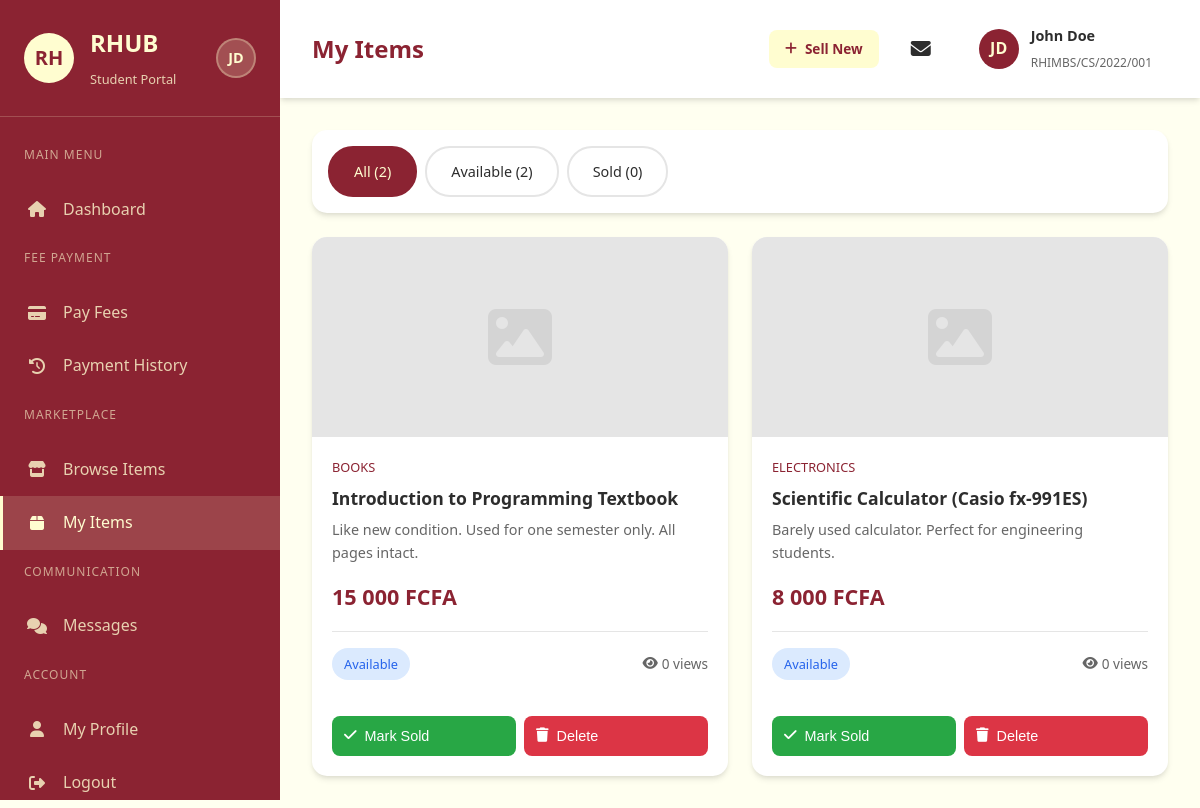
Page /my-items.php (signed in) on the committed database.
### tables this page shows
CREATE TABLE IF NOT EXISTS users (
    id INT AUTO_INCREMENT PRIMARY KEY,
    full_name VARCHAR(100) NOT NULL,
    email VARCHAR(100) NOT NULL UNIQUE,
    password VARCHAR(255) NOT NULL,
    department VARCHAR(100) NOT NULL,
    level VARCHAR(50) NOT NULL,
    matricule VARCHAR(50) NOT NULL UNIQUE,
    phone VARCHAR(20) DEFAULT NULL,
    profile_image VARCHAR(255) DEFAULT NULL,
    is_active TINYINT(1) DEFAULT 1,
    created_at TIMESTAMP DEFAULT CURRENT_TIMESTAMP,
    updated_at TIMESTAMP DEFAULT CURRENT_TIMESTAMP ON UPDATE CURRENT_TIMESTAMP,
    INDEX idx_email (email),
    INDEX idx_matricule (matricule)
);

CREATE TABLE IF NOT EXISTS marketplace_items (
    id INT AUTO_INCREMENT PRIMARY KEY,
    seller_id INT NOT NULL,
    buyer_id INT DEFAULT NULL,
    title VARCHAR(150) NOT NULL,
    description TEXT NOT NULL,
    price DECIMAL(12, 2) NOT NULL,
    category VARCHAR(50) NOT NULL,
    item_condition ENUM('new', 'like_new', 'good', 'fair', 'used') DEFAULT 'used',
    image_url VARCHAR(255) DEFAULT NULL,
    status ENUM('available', 'reserved', 'sold') DEFAULT 'available',
    views INT DEFAULT 0,
    sold_at TIMESTAMP NULL,
    created_at TIMESTAMP DEFAULT CURRENT_TIMESTAMP,
    updated_at TIMESTAMP DEFAULT CURRENT_TIMESTAMP ON UPDATE CURRENT_TIMESTAMP,
    FOREIGN KEY (seller_id) REFERENCES users(id) ON DELETE CASCADE,
    FOREIGN KEY (buyer_id) REFERENCES users(id) ON DELETE SET NULL,
    INDEX idx_seller_id (seller_id),
    INDEX idx_status (status),
    INDEX idx_category (category)
);

### config/database.php (called while the page is built, shortened)
<?php
require_once __DIR__ . '/../includes/helpers.php';
function getCurrentStudentId() {
    return $_SESSION['student_id'] ?? null;
}
function formatCurrency($amount) {
    return number_format($amount, 0, ',', ' ') . ' FCFA';
}
?>

### includes/helpers.php (called while the page is built, shortened)
<?php
function getUserAvatar($user) {
    return null;
}
function getUserInitials($fullName) {
    $names = explode(' ', $fullName);
    $initials = '';
    foreach ($names as $name) {
        $initials .= strtoupper(substr($name, 0, 1));
        if (strlen($initials) >= 2) break;
    }
    return $initials;
}
?>

### my-items.php (the view, shortened to what this page needs)
<?php
require_once 'config/database.php';
$conn = getDBConnection();
$student_id = getCurrentStudentId();
$stmt = $conn->prepare("SELECT * FROM users WHERE id = ?");
$stmt->bind_param("i", $student_id);
$stmt->execute();
$user = $stmt->get_result()->fetch_assoc();
$status_filter = isset($_GET['status']) ? sanitize($_GET['status']) : 'all';
$query = "SELECT * FROM marketplace_items WHERE seller_id = ?";
$query .= " ORDER BY created_at DESC";
$stmt = $conn->prepare($query);
$stmt->bind_param("i", $student_id);
$stmt->execute();
$items = $stmt->get_result();
$stmt = $conn->prepare("SELECT status, COUNT(*) as count FROM marketplace_items WHERE seller_id = ? GROUP BY status");
$stmt->bind_param("i", $student_id);
$stmt->execute();
$counts = $stmt->get_result();
$status_counts = ['available' => 0, 'sold' => 0];
while ($row = $counts->fetch_assoc()) {
    $status_counts[$row['status']] = $row['count'];
}
$total_count = $status_counts['available'] + $status_counts['sold'];
?>
<!DOCTYPE html>
<html lang="en">
<head>
    <link rel="stylesheet" href="assets/css/style.css">
    <link rel="stylesheet" href="assets/css/dashboard.css">
    <link rel="stylesheet" href="assets/css/marketplace.css">
    <link rel="stylesheet" href="https://cdnjs.cloudflare.com/ajax/libs/font-awesome/6.4.0/css/all.min.css">
</head>
<body>
    <div class="dashboard-wrapper">
        <?php include 'includes/sidebar.php'; ?>
        <div class="main-content">
            <header class="top-header">
                <div class="header-left">
                    <h1 class="page-title">My Items</h1>
                </div>
                <div class="header-right">
                    <a href="sell-item.php" class="btn btn-primary btn-sm">
                        <i class="fas fa-plus"></i> Sell New
                    </a>
                    <a href="messages.php" class="notification-btn">
                        <i class="fas fa-envelope"></i>
                    </a>
                    <div class="user-profile">
                        <div class="user-avatar">
                            <?php $currentAvatar = getUserAvatar($user); ?>
                            <?php if ($currentAvatar): ?>
                                <img src="<?php echo htmlspecialchars($currentAvatar); ?>" alt="Profile" style="width: 100%; height: 100%; border-radius: 50%; object-fit: cover;">
                            <?php else: ?>
                                <?php echo getUserInitials($user['full_name']); ?>
                            <?php endif; ?>
                        </div>
                        <div class="user-info">
                            <h4><?php echo htmlspecialchars($user['full_name']); ?></h4>
                            <span><?php echo htmlspecialchars($user['matricule'] ?? ''); ?></span>
                        </div>
                    </div>
                </div>
            </header>
            <div class="dashboard-content">
                <div class="content-card" style="margin-bottom: 1.5rem;">
                    <div class="card-body" style="padding: 1rem;">
                        <div class="my-items-header">
                            <div class="tab-buttons">
                                <a href="?status=all" class="tab-btn <?php echo $status_filter === 'all' ? 'active' : ''; ?>">
                                    All (<?php echo $total_count; ?>)
                                </a>
                                <a href="?status=available" class="tab-btn <?php echo $status_filter === 'available' ? 'active' : ''; ?>">
                                    Available (<?php echo $status_counts['available']; ?>)
                                </a>
                                <a href="?status=sold" class="tab-btn <?php echo $status_filter === 'sold' ? 'active' : ''; ?>">
                                    Sold (<?php echo $status_counts['sold']; ?>)
                                </a>
                            </div>
                        </div>
                    </div>
                </div>
                <?php if ($items->num_rows > 0): ?>
                    <div class="items-grid">
                        <?php while ($item = $items->fetch_assoc()): ?>
                            <div class="item-card">
                                <div class="item-image">
                                    <?php if ($item['image_url'] && $item['image_url'] !== 'no-image.png'): ?>
                                        <img src="uploads/items/<?php echo htmlspecialchars($item['image_url']); ?>" alt="<?php echo htmlspecialchars($item['title']); ?>">
                                    <?php else: ?>
                                        <i class="fas fa-image no-image"></i>
                                    <?php endif; ?>
                                </div>
                                <div class="item-details">
                                    <span class="item-category"><?php echo htmlspecialchars($item['category']); ?></span>
                                    <h4><?php echo htmlspecialchars($item['title']); ?></h4>
                                    <p class="item-description"><?php echo htmlspecialchars($item['description']); ?></p>
                                    <div class="item-price"><?php echo formatCurrency($item['price']); ?></div>
                                    <div class="item-meta">
                                        <span class="status-badge <?php echo $item['status']; ?>">
                                            <?php echo ucfirst($item['status']); ?>
                                        </span>
                                        <div class="item-views">
                                            <i class="fas fa-eye"></i>
                                            <?php echo $item['views']; ?> views
                                        </div>
                                    </div>
                                </div>
                                <div class="item-actions">
                                    <?php if ($item['status'] === 'available'): ?>
                                        <form method="POST" action="" style="flex: 1;" onsubmit="return confirm('Mark this item as sold?');">
                                            <button type="submit" class="btn btn-success" style="width: 100%;">
                                                <i class="fas fa-check"></i> Mark Sold
                                            </button>
                                        </form>
                                    <?php endif; ?>
                                    <form method="POST" action="" style="flex: 1;" onsubmit="return confirm('Are you sure you want to delete this item?');">
                                        <button type="submit" class="btn btn-danger" style="width: 100%;">
                                            <i class="fas fa-trash"></i> Delete
                                        </button>
                                    </form>
                                </div>
                            </div>
                        <?php endwhile; ?>
                    </div>
                <?php endif; ?>
            </div>
        </div>
    </div>
</body>
</html>

### includes/sidebar.php (shortened to what this page needs)
<?php
require_once 'helpers.php';
$current_page = basename($_SERVER['PHP_SELF']);
?>
<aside class="sidebar" id="sidebar">
    <div class="sidebar-header">
        <div class="sidebar-logo">RH</div>
        <div class="sidebar-brand">
            <h2>RHUB</h2>
            <span>Student Portal</span>
        </div>
        <div class="sidebar-user">
            <?php
            $user = [
                'id' => $_SESSION['student_id'],
                'full_name' => $_SESSION['student_name'],
                'profile_image' => $_SESSION['student_image'] ?? null,
                'matricule' => $_SESSION['student_matricule'] ?? null,
                'department' => $_SESSION['student_department'] ?? null,
                'level' => $_SESSION['student_level'] ?? null,
            ];
            $currentAvatar = getUserAvatar($user);
            ?>
            <?php if ($currentAvatar): ?>
                <img src="<?php echo htmlspecialchars($currentAvatar); ?>" alt="Profile" class="sidebar-profile-img">
            <?php else: ?>
                <div class="sidebar-profile-placeholder"><?php echo getUserInitials($user['full_name']); ?></div>
            <?php endif; ?>
        </div>
    </div>
    <nav class="sidebar-nav">
        <div class="nav-section">
            <span class="nav-section-title">Main Menu</span>
        </div>
        <a href="dashboard.php" class="nav-item <?php echo $current_page == 'dashboard.php' ? 'active' : ''; ?>">
            <i class="fas fa-home"></i>
            <span>Dashboard</span>
        </a>
        <div class="nav-section">
            <span class="nav-section-title">Fee Payment</span>
        </div>
        <a href="fees.php" class="nav-item <?php echo $current_page == 'fees.php' ? 'active' : ''; ?>">
            <i class="fas fa-credit-card"></i>
            <span>Pay Fees</span>
        </a>
        <a href="payment-history.php" class="nav-item <?php echo $current_page == 'payment-history.php' ? 'active' : ''; ?>">
            <i class="fas fa-history"></i>
            <span>Payment History</span>
        </a>
        <div class="nav-section">
            <span class="nav-section-title">Marketplace</span>
        </div>
        <a href="marketplace.php" class="nav-item <?php echo $current_page == 'marketplace.php' ? 'active' : ''; ?>">
            <i class="fas fa-store"></i>
            <span>Browse Items</span>
        </a>
        <a href="my-items.php" class="nav-item <?php echo $current_page == 'my-items.php' ? 'active' : ''; ?>">
            <i class="fas fa-box"></i>
            <span>My Items</span>
        </a>
        <div class="nav-section">
            <span class="nav-section-title">Communication</span>
        </div>
        <a href="messages.php" class="nav-item <?php echo $current_page == 'messages.php' ? 'active' : ''; ?>">
            <i class="fas fa-comments"></i>
            <span>Messages</span>
        </a>
        <div class="nav-section">
            <span class="nav-section-title">Account</span>
        </div>
        <a href="profile.php" class="nav-item <?php echo $current_page == 'profile.php' ? 'active' : ''; ?>">
            <i class="fas fa-user"></i>
            <span>My Profile</span>
        </a>
        <a href="logout.php" class="nav-item">
            <i class="fas fa-sign-out-alt"></i>
            <span>Logout</span>
        </a>
    </nav>
</aside>

### assets/css/style.css (style rules this page uses)
:root { --brick-red: #8B2332; --brick-red-dark: #6B1A26; --brick-red-light: #A43D4B; --cream-white: #FFFDD0; --cream-light: #FFFFF0; --text-dark: #2D2D2D; --text-light: #666666; --white: #FFFFFF; --gray-100: #F5F5F5; --gray-200: #E5E5E5; --gray-300: #D4D4D4; --success: #28A745; --warning: #FFC107; --danger: #DC3545; --mtn-yellow: #FFCC00; --orange-color: #FF6600; --shadow: 0 4px 6px -1px rgba(0, 0, 0, 0.1), 0 2px 4px -1px rgba(0, 0, 0, 0.06); --shadow-lg: 0 10px 15px -3px rgba(0, 0, 0, 0.1), 0 4px 6px -2px rgba(0, 0, 0, 0.05); --transition: all 0.3s ease; }
* { margin: 0; padding: 0; box-sizing: border-box; }
body { font-family: 'Segoe UI', Tahoma, Geneva, Verdana, sans-serif; background-color: var(--cream-light); color: var(--text-dark); line-height: 1.6; }
a { text-decoration: none; color: inherit; }
.btn { padding: 1rem 2rem; border-radius: 50px; font-weight: 600; font-size: 1rem; cursor: pointer; transition: var(--transition); border: none; display: inline-flex; align-items: center; gap: 0.5rem; }
.btn-primary { background: var(--cream-white); color: var(--brick-red); }

### assets/css/marketplace.css (style rules this page uses)
.items-grid { display: grid; grid-template-columns: repeat(auto-fill, minmax(280px, 1fr)); gap: 1.5rem; }
.item-card { background: var(--white); border-radius: 15px; overflow: hidden; box-shadow: var(--shadow); transition: var(--transition); display: flex; flex-direction: column; }
.item-image { height: 200px; background: var(--gray-200); display: flex; align-items: center; justify-content: center; position: relative; overflow: hidden; }
.item-image .no-image { font-size: 4rem; color: var(--gray-300); }
.item-details { padding: 1.25rem; flex: 1; display: flex; flex-direction: column; }
.item-category { font-size: 0.8rem; color: var(--brick-red); text-transform: uppercase; font-weight: 500; margin-bottom: 0.5rem; }
.item-details h4 { color: var(--text-dark); margin-bottom: 0.5rem; font-size: 1.1rem; line-height: 1.4; }
.item-description { color: var(--text-light); font-size: 0.9rem; margin-bottom: 1rem; display: -webkit-box; -webkit-line-clamp: 2; -webkit-box-orient: vertical; overflow: hidden; }
.item-price { font-size: 1.35rem; color: var(--brick-red); font-weight: 700; margin-bottom: 1rem; }
.item-meta { display: flex; justify-content: space-between; align-items: center; padding-top: 1rem; border-top: 1px solid var(--gray-200); margin-top: auto; }
.item-views { display: flex; align-items: center; gap: 0.25rem; color: var(--text-light); font-size: 0.85rem; }
.item-actions { display: flex; gap: 0.5rem; padding: 0 1.25rem 1.25rem; }
.item-actions .btn { flex: 1; padding: 0.75rem; text-align: center; border-radius: 8px; font-size: 0.9rem; font-weight: 500; cursor: pointer; transition: var(--transition); text-decoration: none; }
.my-items-header { display: flex; justify-content: space-between; align-items: center; flex-wrap: wrap; gap: 1rem; }
.tab-buttons { display: flex; gap: 0.5rem; }
.tab-btn { padding: 0.75rem 1.5rem; background: transparent; border: 2px solid var(--gray-200); border-radius: 25px; cursor: pointer; font-size: 0.9rem; transition: var(--transition); }
.tab-btn.active { background: var(--brick-red); color: var(--cream-white); border-color: var(--brick-red); }

### rows in the picture
users: full_name "JD", full_name "John Doe", matricule "RHIMBS/CS/2022/001"
marketplace_items: category "BOOKS", title "Introduction to Programming Textbook", description "Like new condition. Used for one semester only. All pages intact.", price "15 000 FCFA", status "Available", views "0"
marketplace_items: category "ELECTRONICS", title "Scientific Calculator (Casio fx-991ES)", description "Barely used calculator. Perfect for engineering students.", price "8 000 FCFA", status "Available", views "0"

### other values in the picture
$total_count "2"
$status_counts['available'] "2"
$status_counts['sold'] "0"
